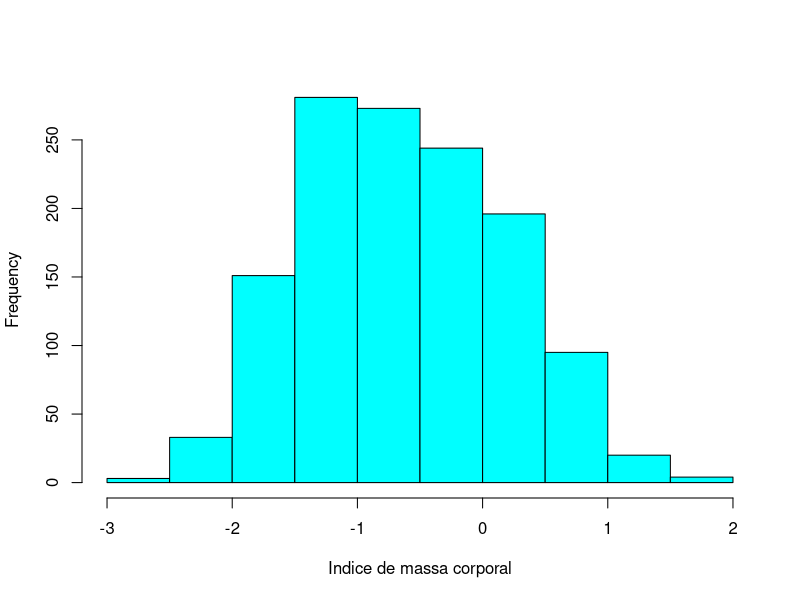
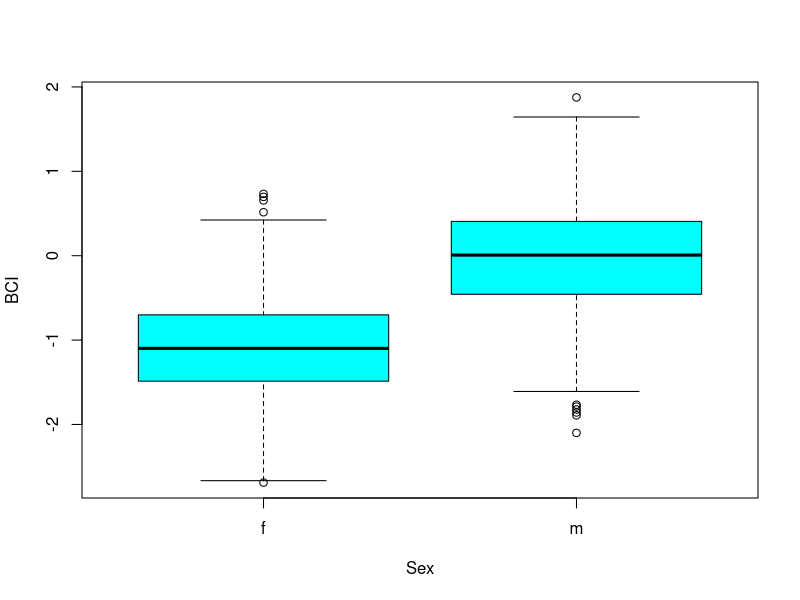
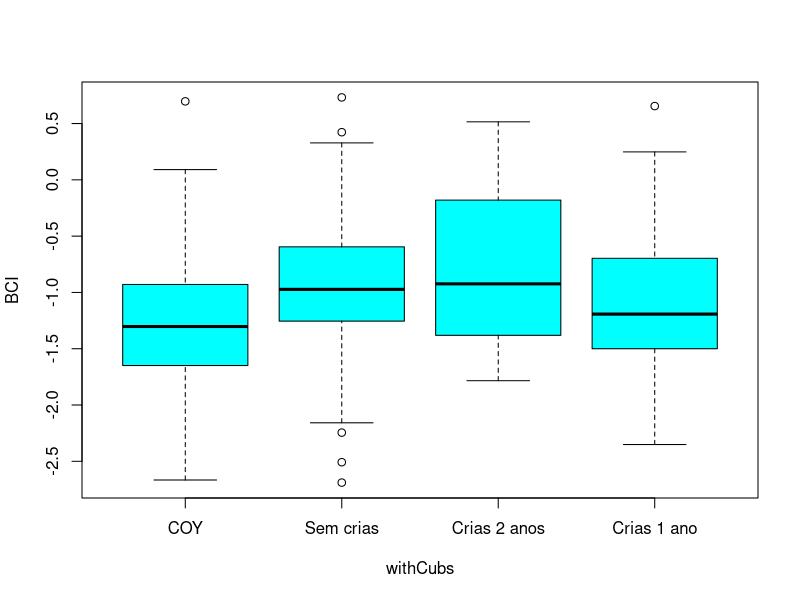
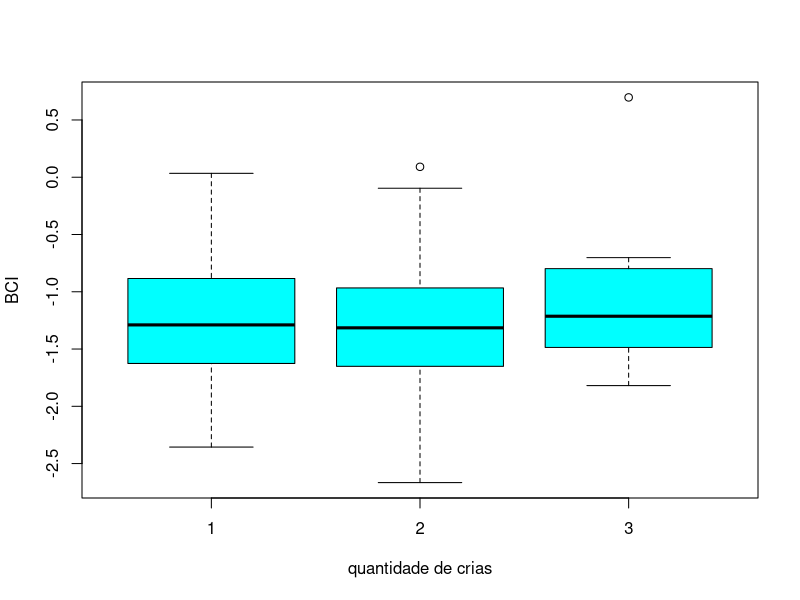
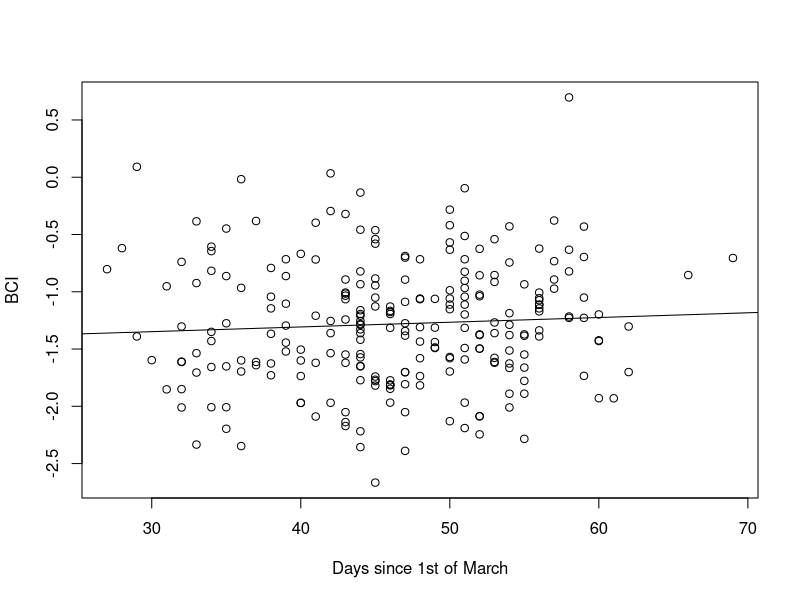
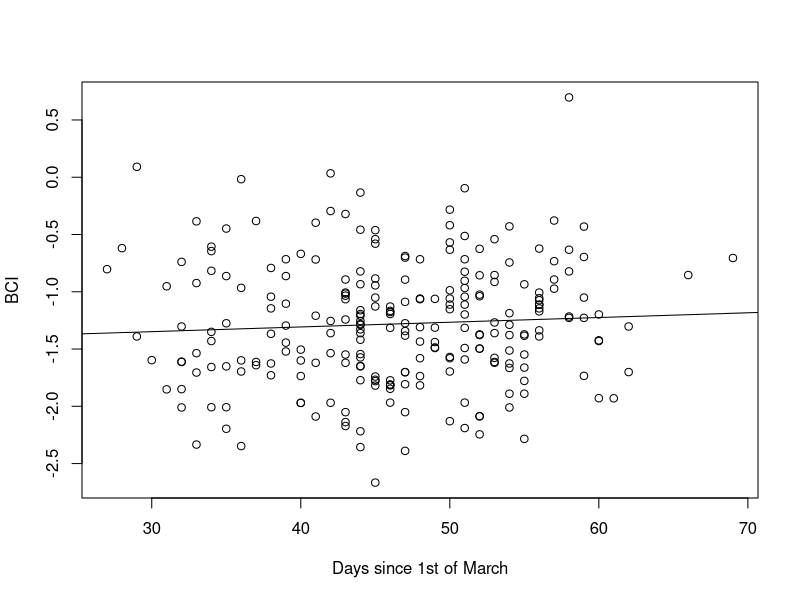
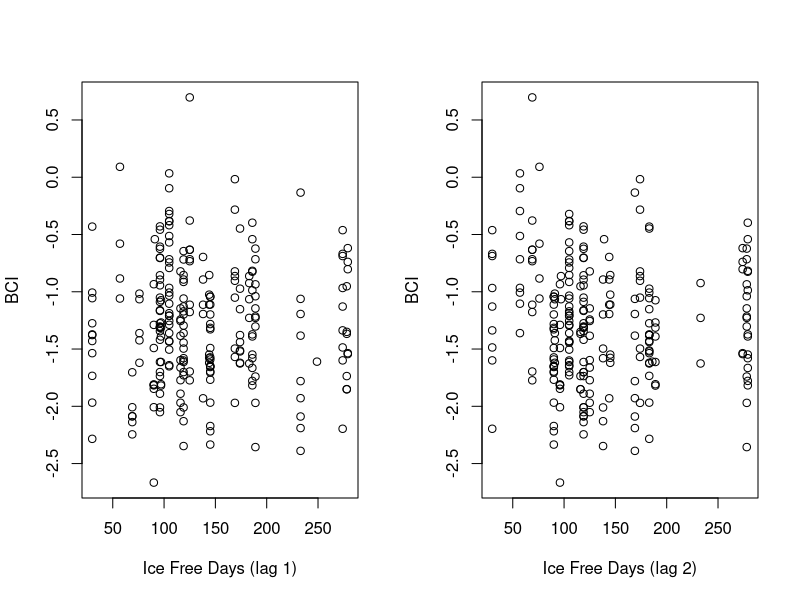
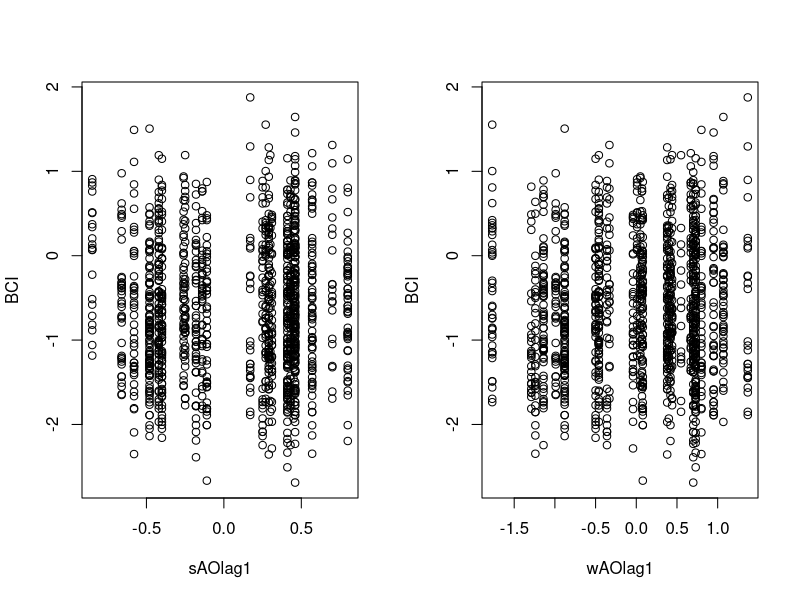

Write R code to recreate these figures, in order.
## ---- chunk 1
#| label: setup
#| include: false
knitr::opts_chunk$set(
  fig.align = "center",
  fig.width = 6,
  fig.height = 4
)

## ---- chunk 2
bears <- read.csv("dataset_BCI_Aars2026.csv")
#this assumes that the dataset is in the same folder as the .qmd report
head(bears)
## ---- chunk 3
names(bears)
## ---- chunk 4
str(bears)
## ---- chunk 5
dim(bears)
nrow(bears)
ncol(bears)
## ---- chunk 6
sum(bears$Year==1992 | bears$Year==1993 | bears$Year==1994)
sum(bears$Long[!is.na(bears$Long)]<0 | bears$Long[!is.na(bears$Long)] > 35)

## ---- chunk 7
#possible example plots
with(bears,hist(BCI,xlab="Indice de massa corporal",main="",col="cyan"))

## ---- chunk 8
with(bears, boxplot(BCI~Sex,xlab="Sex",main="",col="cyan"))

## ---- chunk 9
with(bears, boxplot(BCI~withCubs,xlab="withCubs",main="",col="cyan",names=c("COY","Sem crias", "Crias 2 anos","Crias 1 ano")))
#ver o que é cada letra
## ---- chunk 10
with(bears[bears$withCubs=="c",], boxplot(BCI~nCubs,xlab="quantidade de crias",main="",col="cyan",))

## ---- chunk 11
with(bears[bears$withCubs=="c",], plot(BCI~DayM,xlab="Days since 1st of March",main="",ylab="BCI",))
abline(lm(BCI~DayM,data=bears[bears$withCubs=="c",]))

#OR
#select females with cubs of the year
bearsFc <- bears[bears$withCubs=="c",]

with(bearsFc, plot(BCI~DayM,xlab="Days since 1st of March",main="",ylab="BCI",))

#adicionar uma reta dos minimos quadrados
#ajustar uma reta
#lm é modelo linear
lm1 <- lm(BCI~DayM,data=bearsFc)
#coloco a reta no plot
abline(lm1)

## ---- chunk 12
par(mfrow=c(1,2))
with(bearsFc, plot(BCI~IceFreeDaysLag1,xlab="Ice Free Days (lag 1)",main="",ylab="BCI",))
with(bearsFc, plot(BCI~IceFreeDaysLag2,xlab="Ice Free Days (lag 2)",main="",ylab="BCI",))


## ---- chunk 13
for (i in 8:18){plot(bears$BCI~bears[,i],xlab=names(bears)[i],main="",ylab="BCI")}
## ---- chunk 14
#tamanhos da amostra
ns <-seq(from=5,to=100,by=5)
#quantos são os tamanhos de amostra
nns <- length(ns)
nns
#mean value of BCI - an estimate
mBCI <- numeric(length=nns)
mBCI

#se eu quisesse garantir q tinha sempre o mesmo resultado: set.seed(123)
for(i in 1:nns){mBCI[i] <- mean(sample(x=bears$BCI,size=ns[i],replace=FALSE))}
mBCI

## ---- chunk 15
plot(ns,mBCI)
abline(h=mean(bears$BCI),lty=2,col="blue",lwd=3)
## ---- chunk 16
#Females first

#mean value of BCI - an estimate
mBCIf <- numeric(length=nns)
mBCIf

#se eu quisesse garantir q tinha sempre o mesmo resultado: set.seed(123)
for(i in 1:nns){mBCIf[i] <- mean(sample(x=bears$BCI[bears$Sex=="f"],size=ns[i],replace=FALSE))}
mBCIf

#Males

#mean value of BCI - an estimate
mBCIm <- numeric(length=nns)
mBCIm

#se eu quisesse garantir q tinha sempre o mesmo resultado: set.seed(123)
for(i in 1:nns){mBCIm[i] <- mean(sample(x=bears$BCI[bears$Sex=="m"],size=ns[i],replace=FALSE))}
mBCIm
## ---- chunk 17
par(mfrow=c(1,2))
plot(ns,mBCIf)
abline(h=mean(bears$BCI[bears$Sex=="f"]),lty=2,col="red",lwd=3)
plot(ns,mBCIm)
abline(h=mean(bears$BCI[bears$Sex=="m"]),lty=2,col="blue",lwd=3)
## ---- chunk 18
mean(bears$BCI)

mf <- mean(bears$BCI[bears$Sex=="f"])
mf
mm <- mean(bears$BCI[bears$Sex=="m"])
mm

(mm+mf)/2
#mas esta média nao tem em conta que ha mais femeas do q machos, portanto a seguir vamos fazer uma media ponderada


#numero de machos
mn <- sum(bears$Sex=="m")
mn

#numero de femeas
nf <-  sum(bears$Sex=="f")
nf

#media ponderada
(mm*mn+mf*nf)/(mn+nf)
## ---- chunk 19

## ---- chunk 20

## ---- chunk 21

## ---- chunk 22

## ---- chunk 23

## ---- chunk 24

## ---- chunk 25
